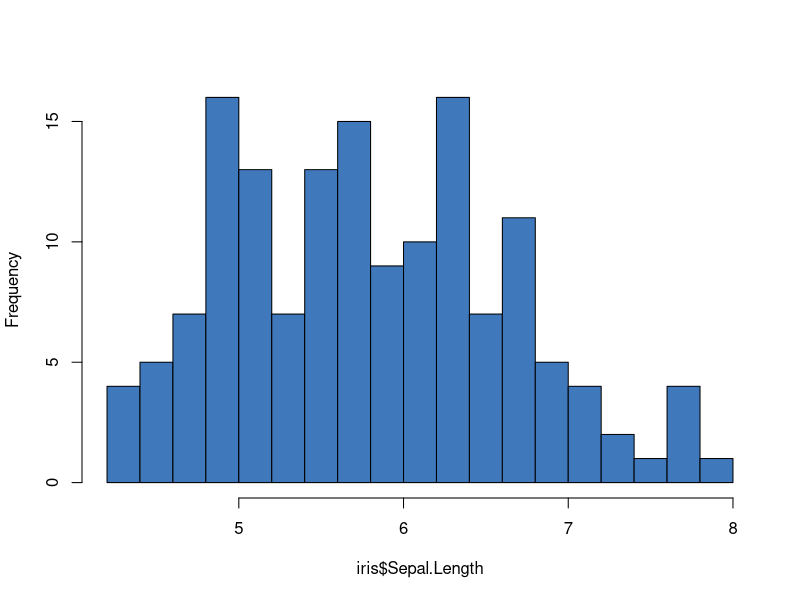
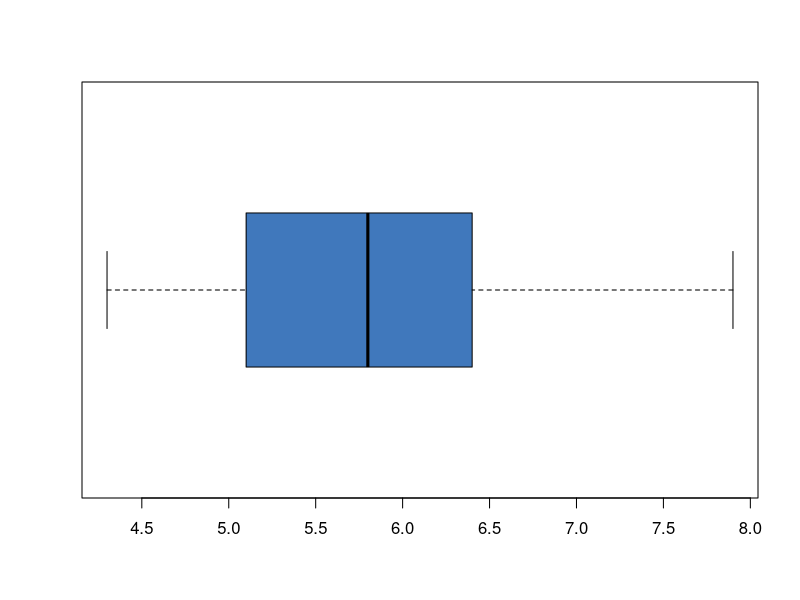
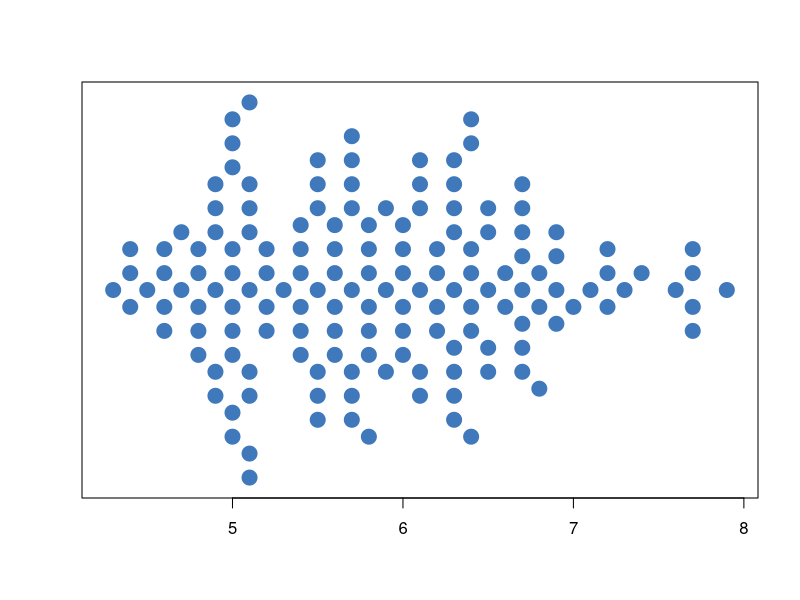

Write the R code that produced these figures, in order.
## ---- chunk 1
hist(iris$Sepal.Length, main ="", col = "#4078bc", breaks = 20)


## ---- chunk 2
boxplot(iris$Sepal.Length, horizontal = TRUE, col = "#4078bc")
## ---- chunk 3
# install.packages("beeswarm")
library(beeswarm)
beeswarm(iris$Sepal.Length, col = "#4078bc", vertical = FALSE, pch = 20, cex = 3)

